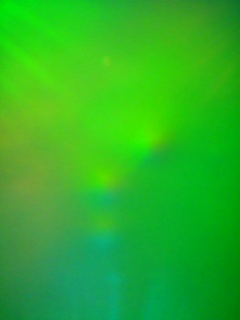
#> input picture frame_1.jpg, 240 x 320 px, given in place of frame_27.jpg, which was not available
$ python frame_sequence.py
#> lines starting #> are read from the running program, lines starting #| are printed output that depends on the picture; pictures that were not available may be replaced by others from this repository, and a replacement may not be noted
import cv2
import numpy as np
import math

frame_27 = cv2.imread("frame_27.jpg")
#> frame_27 is the input picture: shape (320, 240, 3); mean B, G, R 37.5, 178.7, 42.3
frame_28 = cv2.imread("frame_28.jpg")
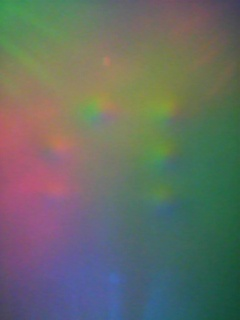
#> input picture frame_101.jpg, 240 x 320 px, given in place of frame_28.jpg, which was not available
#> frame_28 is the input picture: shape (320, 240, 3); mean B, G, R 101.1, 108.8, 102.5
frame_29 = cv2.imread("frame_29.jpg")
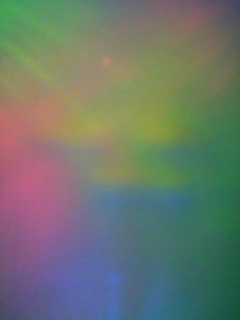
#> input picture frame_29.jpg, 240 x 320 px, found by its file name
#> frame_29 is the input picture: shape (320, 240, 3); mean B, G, R 108.5, 118.9, 108.6

diff_1 = cv2.absdiff(frame_27, frame_28)
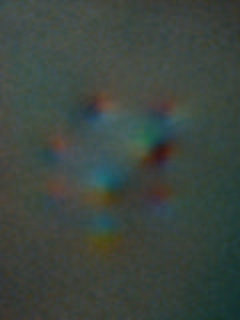
#> diff_1: shape (320, 240, 3); mean B, G, R 63.6, 69.9, 60.2
diff_2 = cv2.absdiff(frame_28, frame_29)
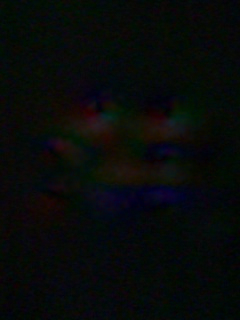
#> diff_2: shape (320, 240, 3); mean B, G, R 9.2, 10.2, 7.6
diff_3 = cv2.absdiff(frame_27, frame_29)
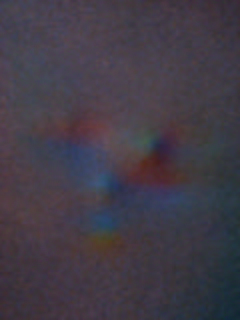
#> diff_3: shape (320, 240, 3); mean B, G, R 71, 59.9, 66.3

cv2.imshow("diff_1", diff_1)
cv2.imshow("diff_2", diff_2)
cv2.imshow("diff_3", diff_3)
cv2.waitKey(0)
